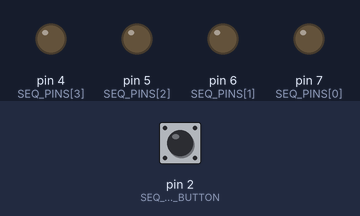
The sketch below on a simulated Arduino Uno, built with avr-gcc and run on an emulated ATmega328P. Shown: output pins drawn as LEDs (lit = HIGH). The test bench sets the inputs (shaded band); at power-on: pin 2 (SEQ_PIN_BUTTON) LOW.

Above: at 1.2 s.
1.3 s: pin 2 (SEQ_PIN_BUTTON) pulled HIGH for 3.2 s
At 5.2 s:
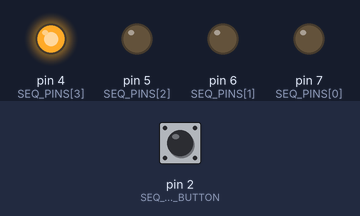
6.0 s: pin 2 (SEQ_PIN_BUTTON) pulled HIGH for 0.15 s
At 6.5 s:
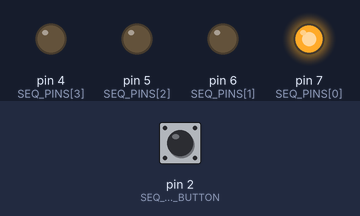
7.6 s: pin 2 (SEQ_PIN_BUTTON) pulled HIGH for 1 s
At 8.9 s:
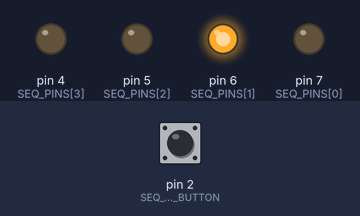
Timing chart, 0 to 10.6 s (numbered marks = the images above; inputs shaded):
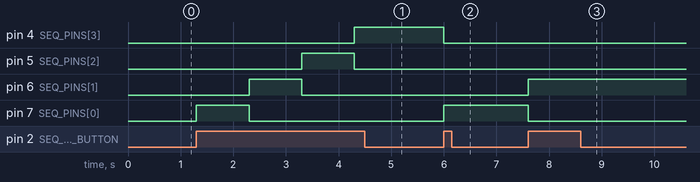

Measured:
- after the input at 1.3 s, pin 4 (SEQ_PINS[3]): LOW → HIGH after 3.0 s; pin 5 (SEQ_PINS[2]): LOW → HIGH after 2.0 s, → LOW 1.0 s later; pin 6 (SEQ_PINS[1]): LOW → HIGH after 1.0 s, → LOW 1.0 s later; pin 7 (SEQ_PINS[0]): LOW → HIGH at once, → LOW 1.0 s later
- after the input at 6.0 s, pin 4 (SEQ_PINS[3]): HIGH → LOW at once; pin 7 (SEQ_PINS[0]): LOW → HIGH at once
- after the input at 7.6 s, pin 6 (SEQ_PINS[1]): LOW → HIGH at once; pin 7 (SEQ_PINS[0]): HIGH → LOW at once

The sketch:

button_led_sequence.ino
```cpp
#include "src/logic.h"

void setup() {
  seq_init();
}

void loop() {
  if (seq_button_pressed()) {
    seq_advance();
    delay(1000);
  }
}
```

logic.cpp
```cpp
#include "logic.h"

const uint8_t SEQ_PINS[SEQ_NUM_LEDS] = {7, 6, 5, 4};

static uint8_t g_count = 0;
static int8_t g_current = -1;

void seq_init() {
  for (uint8_t i = 0; i < SEQ_NUM_LEDS; i++) {
    pinMode(SEQ_PINS[i], OUTPUT);
  }
  pinMode(SEQ_PIN_BUTTON, INPUT);
  g_count = 0;
  seq_all_off();
}

void seq_all_off() {
  for (uint8_t i = 0; i < SEQ_NUM_LEDS; i++) {
    digitalWrite(SEQ_PINS[i], LOW);
  }
  g_current = -1;
}

bool seq_apply(uint8_t step) {
  if (step >= SEQ_NUM_LEDS) {
    return false;
  }
  uint8_t previous = (step + SEQ_NUM_LEDS - 1) % SEQ_NUM_LEDS;
  digitalWrite(SEQ_PINS[previous], LOW);
  digitalWrite(SEQ_PINS[step], HIGH);
  g_current = (int8_t)step;
  return true;
}

void seq_advance() {
  seq_apply(g_count);
  g_count = (g_count + 1) % SEQ_NUM_LEDS;
}

uint8_t seq_count() {
  return g_count;
}

int8_t seq_current_led() {
  return g_current;
}

bool seq_button_pressed() {
  return digitalRead(SEQ_PIN_BUTTON) == HIGH;
}

void seq_poll() {
  if (seq_button_pressed()) {
    seq_advance();
  }
}
```

logic.h
```cpp
// button_led_sequence: each button press advances a 4-LED sequence (only one LED lit at a time).
// Adapted from https://github.com/rajeshThakare/Arduino-UNO-for-Absolute-Beginners (Codes/3_Switch/switch_practical_3, MIT).
#ifndef LOGIC_H
#define LOGIC_H
#include <Arduino.h>

#define SEQ_PIN_BUTTON 2      // INPUT with external pull-down: HIGH = pressed
#define SEQ_NUM_LEDS 4
extern const uint8_t SEQ_PINS[SEQ_NUM_LEDS];   // {7, 6, 5, 4}

void seq_init();                  // pins configured, all LEDs off, count 0
void seq_all_off();               // all LEDs LOW (count unchanged, current LED -1)
bool seq_apply(uint8_t step);     // LED[step] on and the previous LED off; false if step out of range
void seq_advance();               // apply current count, then count = (count + 1) % 4
uint8_t seq_count();              // index of the step that the next advance will apply (0..3)
int8_t seq_current_led();         // index of the LED currently lit, -1 if none
bool seq_button_pressed();        // digitalRead(SEQ_PIN_BUTTON) == HIGH
void seq_poll();                  // advance once if the button is pressed

#endif
```
